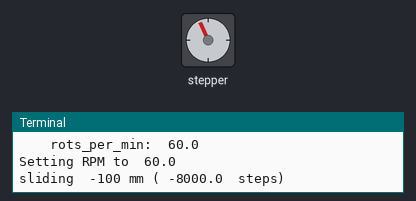
This program was run on a simulated Raspberry Pi (header pin numbers). On the bench: stepper motor, the last lines printed to the terminal. The stepper is drawn at 2048 steps a turn; the clock reads 2024-03-15 10:24:30 at power-on unless the program sets it. At 20.0 s the program stops and its outputs stay as they are.

Above: at 0.7 s.
At 5.6 s:
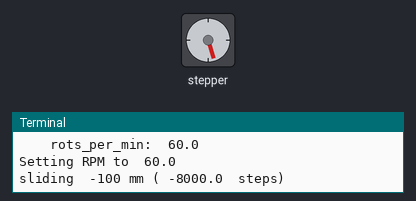
At 10.5 s:
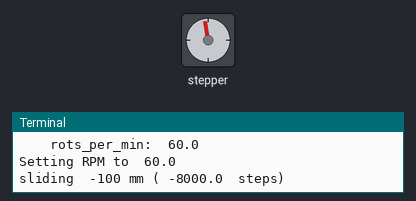
At 20.1 s:
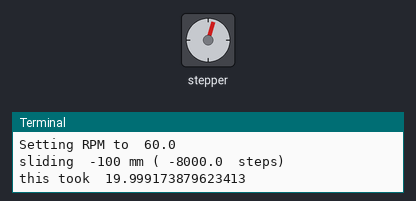
Timing chart, 0 to 21.5 s (numbered marks = the images above):
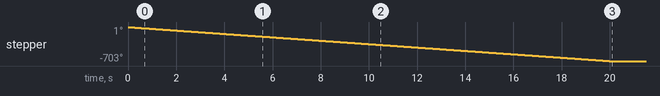

Measured:
- by itself, stepper: turns 703° counter-clockwise in 20.0 s

The program:

Stepper.py
```python
import RPi.GPIO as GPIO
import time

motor_pin_1 = 13
motor_pin_2 = 11
motor_pin_3 = 15
motor_pin_4 = 12


class Stepper:
    def __init__(self, number_of_steps, motor_pin_1, motor_pin_2, motor_pin_3, motor_pin_4, mm_per_turn=1, full_step = True):

        self.step_number = 0
        self.direction = 0
        self.last_step_time = 0
        self.number_of_steps = number_of_steps
        self.mm_per_turn = mm_per_turn
        self.full_step = full_step


        self.motor_pin_1 = motor_pin_1
        self.motor_pin_2 = motor_pin_2
        self.motor_pin_3 = motor_pin_3
        self.motor_pin_4 = motor_pin_4

        # Setup the pins for controller connection
        GPIO.setmode(GPIO.BOARD)
        GPIO.setup(motor_pin_1, GPIO.OUT)
        GPIO.setup(motor_pin_2, GPIO.OUT)
        GPIO.setup(motor_pin_3, GPIO.OUT)
        GPIO.setup(motor_pin_4, GPIO.OUT)

    def setRPM(self, whatSpeed):
        print("Setting RPM to ", whatSpeed)
        self.step_delay = 60 * 1000  / self.number_of_steps / whatSpeed

    def setMMPerSec(self, mm_per_sec):
        print("Setting velocity to ", mm_per_sec, " mm/sec")
        rots_per_min = mm_per_sec/self.mm_per_turn*60
        print("    rots_per_min: ", rots_per_min)
        self.setRPM(rots_per_min)

    def step_motor_full(self, thisStep):
        print("stepping ", thisStep)
        i = thisStep

        if i ==0:
          GPIO.output(motor_pin_1,GPIO.HIGH)
          GPIO.output(motor_pin_2,GPIO.LOW)
          GPIO.output(motor_pin_3,GPIO.HIGH)
          GPIO.output(motor_pin_4,GPIO.LOW)
        elif i==1:
          GPIO.output(motor_pin_1,GPIO.LOW)
          GPIO.output(motor_pin_2,GPIO.HIGH)
          GPIO.output(motor_pin_3,GPIO.HIGH)
          GPIO.output(motor_pin_4,GPIO.LOW)
        elif i==2:
          GPIO.output(motor_pin_1,GPIO.LOW)
          GPIO.output(motor_pin_2,GPIO.HIGH)
          GPIO.output(motor_pin_3,GPIO.LOW)
          GPIO.output(motor_pin_4,GPIO.HIGH)
        elif i==3:
          GPIO.output(motor_pin_1,GPIO.HIGH)
          GPIO.output(motor_pin_2,GPIO.LOW)
          GPIO.output(motor_pin_3,GPIO.LOW)
          GPIO.output(motor_pin_4,GPIO.HIGH)


    def step_motor_half(self, thisStep):
        #print("stepping ", thisStep)
        i = thisStep

        if i ==0:
          GPIO.output(motor_pin_1,GPIO.HIGH)
          GPIO.output(motor_pin_2,GPIO.LOW)
          GPIO.output(motor_pin_3,GPIO.LOW)
          GPIO.output(motor_pin_4,GPIO.LOW)
        elif i==1:
          GPIO.output(motor_pin_1,GPIO.HIGH)
          GPIO.output(motor_pin_2,GPIO.HIGH)
          GPIO.output(motor_pin_3,GPIO.LOW)
          GPIO.output(motor_pin_4,GPIO.LOW)
        elif i==2:
          GPIO.output(motor_pin_1,GPIO.LOW)
          GPIO.output(motor_pin_2,GPIO.HIGH)
          GPIO.output(motor_pin_3,GPIO.LOW)
          GPIO.output(motor_pin_4,GPIO.LOW)
        elif i==3:
          GPIO.output(motor_pin_1,GPIO.LOW)
          GPIO.output(motor_pin_2,GPIO.HIGH)
          GPIO.output(motor_pin_3,GPIO.HIGH)
          GPIO.output(motor_pin_4,GPIO.LOW)
        elif i==4:
          GPIO.output(motor_pin_1,GPIO.LOW)
          GPIO.output(motor_pin_2,GPIO.LOW)
          GPIO.output(motor_pin_3,GPIO.HIGH)
          GPIO.output(motor_pin_4,GPIO.LOW)
        elif i==5:
          GPIO.output(motor_pin_1,GPIO.LOW)
          GPIO.output(motor_pin_2,GPIO.LOW)
          GPIO.output(motor_pin_3,GPIO.HIGH)
          GPIO.output(motor_pin_4,GPIO.HIGH)
        elif i==6:
          GPIO.output(motor_pin_1,GPIO.LOW)
          GPIO.output(motor_pin_2,GPIO.LOW)
          GPIO.output(motor_pin_3,GPIO.LOW)
          GPIO.output(motor_pin_4,GPIO.HIGH)
        elif i==7:
          GPIO.output(motor_pin_1,GPIO.HIGH)
          GPIO.output(motor_pin_2,GPIO.LOW)
          GPIO.output(motor_pin_3,GPIO.LOW)
          GPIO.output(motor_pin_4,GPIO.HIGH)


    def step(self, steps_to_move):
        steps_left = abs(steps_to_move)

        # determine direction based on whether steps_to_move is + or -
        if steps_to_move > 0 : self.direction = 1
        if steps_to_move < 0 : self.direction = 0

        while (steps_left > 0):
            now = time.time()*1000
            if (now - self.last_step_time >= self.step_delay):
                self.last_step_time = now
                if (self.direction == 1):
                    self.step_number += 1
                    if( self.step_number == self.number_of_steps ):
                        self.step_number = 0
                else:
                    if (self.step_number == 0):
                        self.step_number = self.number_of_steps
                    self.step_number -= 1
                steps_left -= 1
                if self.full_step:
                    self.step_motor_full(self.step_number % 4 )
                else:
                    self.step_motor_half(self.step_number % 8 )


    def slide_mm(self, length):
        steps = length/self.mm_per_turn*self.number_of_steps
        print("sliding ", length, "mm (", steps , " steps) ")
        self.step(steps)


if __name__ == "__main__":
    start = time.time()
    try:
        motor_pin_1 = 13
        motor_pin_2 = 11
        motor_pin_3 = 15
        motor_pin_4 = 12
        s = Stepper(400, motor_pin_1,motor_pin_2,motor_pin_3,motor_pin_4, mm_per_turn = 5, full_step=False)
        s.setMMPerSec(5)
        s.slide_mm(-100)
        done = time.time()
        print("this took ", str(done-start))

    except KeyboardInterrupt:
        GPIO.cleanup()
    GPIO.cleanup()
```
